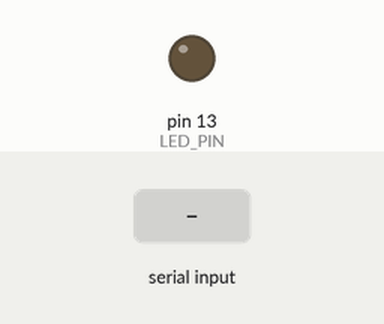
Recording of a sketch running on a simulated Arduino Uno, built with avr-gcc and run on an emulated ATmega328P. Shown: output pins drawn as LEDs (lit = HIGH). Dashed ring = blinking. The test bench sets the inputs (shaded band). EEPROM starts erased.

Above: at 2.2 s.
2.3 s: "fakeact 90\n" received over Serial
At 2.46 s:
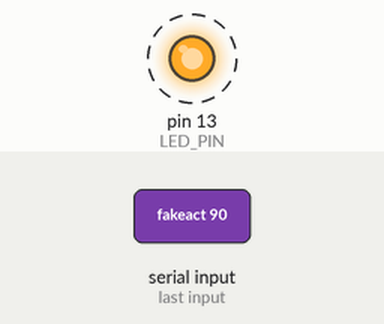
5.3 s: "deact\n" received over Serial
At 6.4 s:
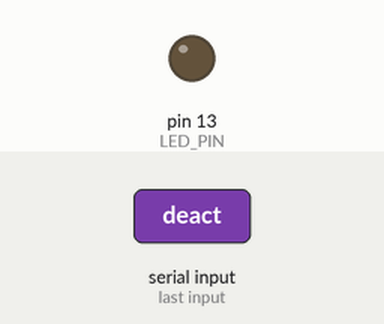
6.8 s: "act 90\n" received over Serial
At 7.6 s:
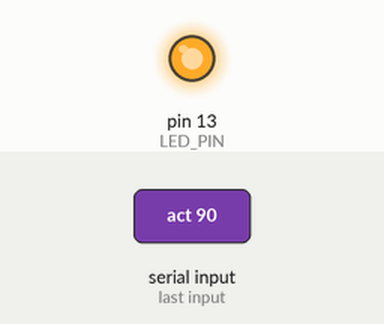
Timing chart, 0 to 9.8 s (numbered marks = the images above; inputs shaded):
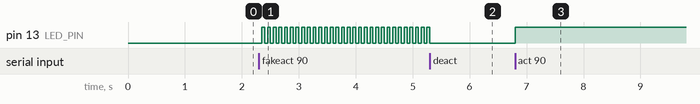

Measured:
- after the input at 2.3 s, pin 13 (LED_PIN): alternates HIGH for 0.05 s and LOW for 0.05 s, starting after 0.05 s
- after the input at 5.3 s, pin 13 (LED_PIN): goes on until 5.3 s, then stays LOW
- after the input at 6.8 s, pin 13 (LED_PIN): LOW → HIGH at once

The sketch:

watchdog.ino
```cpp
// Auduino Watchdog
// Alessandro Ciurlia

#include <EEPROM.h>

/*Definisco i parametri */
#define RESET_PIN 12 //pin usato per il reset
#define LED_PIN 13 //pin usato per il led (a scopo informativo)
#define BUFFER_LENGTH 16 //lunghezza del vettore dove vengono appoggiati i dati in input
#define TRIGGERED_SERVER_BOOTED_COUNTER_EEPROM_ADDRESS 0 //indirizzo EEPROM del contatore di riavii innescati
#define SERVER_BOOTED_COUNTER_EEPROM_ADDRESS 4 //indirizzo EEPROM del contatore di riavvii effettivi
#define LONGEST_DELAY_EEPROM_ADDRESS 8 //indirizzo EEPROM del ritardo più lungo

/* Definisco le variabili globali */
char _inputBuffer[BUFFER_LENGTH]; //vettore dove vengono appoggiati i dati in input
byte _inputIndex = 0; //indice del vettore dove vengono appoggiati i dati in input
boolean _activated = false; //variabile che indica lo stato del whatchdog (attivo/disattivo)
boolean _allowReboot = false; //variabile che indica se è permesso il riavvio
unsigned long _timeout = 0; //tempo limite dopo il quale avviene il riavvio in caso di blocco
unsigned long _lastActivation = 0; //ultima volta che il watchdog è stato attivato
unsigned long _longestDelay = 0; //ritardo più lungo registrato

/* Funzione per leggere dalla EEPROM */
unsigned long readNumberFromEEPROM(int address) {
  /* Leggo i byte dall'EEPROM*/
  byte b1 = EEPROM.read(address);
  byte b2 = EEPROM.read(address+1);
  byte b3 = EEPROM.read(address+2);
  byte b4 = EEPROM.read(address+3);
  /* Salvo i 4 byte letti in un unica variabile unsigned long (32bit=4byte) */
  unsigned long result = ((unsigned long)b1)<<24 | ((unsigned long)b2)<<16 |((unsigned long)b3)<<8 | (unsigned long)b4;
  return result;
}

/* Funzione per scrivere sulla EEPROM */
void writeNumberToEEPROM(unsigned long number, int address) {
  /* Divido il numero a 32 bit che voglio scrivere in 4 byte */
  byte b1 = (byte)(number>>24);
  byte b2 = (byte)(number>>16);
  byte b3 = (byte)(number>>8);
  byte b4 = (byte)number;
  /* Scrivo i byte ottenuti sull EEPROM*/
  EEPROM.write(address, b1);
  EEPROM.write(address+1, b2);
  EEPROM.write(address+2, b3);
  EEPROM.write(address+3, b4);
}

/* Funzione che permette di aggiornare i dati dopo che il dispositivo si è riavviato */
void updateData() {
  delay(1000);
  /* Aggiorno il ritardo più lungo */
  _longestDelay = readNumberFromEEPROM(LONGEST_DELAY_EEPROM_ADDRESS);
  /* Aggiorno il numero di volte che il dispositivo si è riavviato */
  unsigned long n = readNumberFromEEPROM(SERVER_BOOTED_COUNTER_EEPROM_ADDRESS);
  n++;
  writeNumberToEEPROM(n, SERVER_BOOTED_COUNTER_EEPROM_ADDRESS);
}

/* Funzione di inizializzazione */
void setup() {
  /* Setto i pin */
  pinMode(RESET_PIN, OUTPUT);
  pinMode(LED_PIN, OUTPUT);
  /* Setto la seriale */
  Serial.begin(115200);
  /* Aggiorno i dati */
  updateData();
}

/* Funzione per attivare il whatchdog */
void activateWatchdog(int timeout) {
  /* Salvo il tempo limite dopo il quale riavviare in caso di blocco */
  if (timeout >= 10) {
    unsigned long curTime = millis();
    _timeout = ((unsigned long)timeout) * 1000;
    /* Se è già attivo salvo il nuovo ritardo più lungo */
    if (_activated) {
      unsigned long duration = curTime - _lastActivation;
      if (duration > _longestDelay) {
        _longestDelay = duration;
        writeNumberToEEPROM(_longestDelay, LONGEST_DELAY_EEPROM_ADDRESS);
      }
    }
    /* Attivo il watchdog */
    _lastActivation = curTime;
    _activated = true;
  }
}

/* Funzione per disattivare il watchdog */
void deactivateWatchdog() {
  /* Disattivo il watchdog */
  _activated = false;
}

/* Funzione per salvare sul vettore di appoggio definito globalmente il comando preso in input dal server */
char* getInput() {
  /* Salvo il comando nel vettore d'appoggio */
  int readChar = Serial.read();
  while(readChar > 0) {
    char c = (char)readChar;
    if (_inputIndex < BUFFER_LENGTH-2) {
      if (c != '\r' && c!= '\n')
        _inputBuffer[_inputIndex++] = c;
    }
    /* Se il carattere letto è un'andata a capo fermo la lettura e verifico che il vettore non sia vuoto e solo in questo caso lo restituisco */
    if (c == '\n' || c == '\r') {
      _inputBuffer[_inputIndex] = 0;
      if (_inputIndex > 0) {
        _inputIndex = 0;
        return _inputBuffer;
      }
    }
    readChar = Serial.read();
  }
  return 0;
}

/* Funzione per processare il comando preso in input dal server */
void reactToInput(char* input) {
  /* Se il comando è diverso da 0 lo salvo su una stringa */
  if (input != 0) {
    String str(input);
    /* Se la stringa inizia con "data" invio al server i dati del watchdog */
    if (str.startsWith("data")) {
      unsigned long time = millis();
      Serial.print ("Stato: ");
      if (_activated) {
        if (!_allowReboot) {
          Serial.print("Falso ");
        }
        Serial.print("Attivo");
        Serial.print(", Tempo limite di blocco: ");
        Serial.print(_timeout);
        Serial.print(" ms");
      } else {
        Serial.print("Disattivo");
      }
      Serial.print(", Riavii innescati: ");
      Serial.print(readNumberFromEEPROM(TRIGGERED_SERVER_BOOTED_COUNTER_EEPROM_ADDRESS));
      Serial.print(", Riavvi effettivi: ");
      Serial.print(readNumberFromEEPROM(SERVER_BOOTED_COUNTER_EEPROM_ADDRESS));
      Serial.print(", Ritardo più lungo: ");
      Serial.print(_longestDelay);
      Serial.print(" ms");
      Serial.print(", Clock: ");
      Serial.print(time);
      Serial.println(" ms");
      Serial.println("");

    /* Se la stringa inizia con "act" ed è specificato il tempo limite di blocco attivo il watchdog con il permesso di riavvio */
    } else if (str.length() >= 5 && str.startsWith("act ")) {
      String strNum = str.substring(4);
      int num = strNum.toInt();
      _allowReboot = true;
      activateWatchdog(num);

    /* Se la stringa inizia con "fakeact" ed è specificato il tempo limite di blocco attivo il watchdog senza il permesso di riavvio */
    } else if (str.length() >= 9 && str.startsWith("fakeact ")) {
      String strNum = str.substring(8);
      int num = strNum.toInt();
      _allowReboot = false;
      activateWatchdog(num);

    /* Se la stringa inizia con "deact" disattivo il watchdog */
    } else if (str.startsWith("deact")) {
      _allowReboot = false;
      activateWatchdog(10);
      deactivateWatchdog();

     /* Se la stringa inizia con "clear" pulisco la memoria EEPROM */
     } else if (str.startsWith("clear")) {
      writeNumberToEEPROM(0, TRIGGERED_SERVER_BOOTED_COUNTER_EEPROM_ADDRESS);
      writeNumberToEEPROM(0, SERVER_BOOTED_COUNTER_EEPROM_ADDRESS);
      _longestDelay = 0;
      writeNumberToEEPROM(_longestDelay, LONGEST_DELAY_EEPROM_ADDRESS);
    }
  }
}

/* Funzione operativa del watchdog */
void watchdog() {
  /* Se il watchdog è attivo calcolo la durata tra una risposta e l'altra del server */
  if (_activated) {
    unsigned long time = millis();
    unsigned long duration = time - _lastActivation;
    /* Se non è permesso il riavvio faccio lampeggiare il led*/
    if (!_allowReboot) {
      bool ledflash = time%100 < 50;
      if (ledflash)
        digitalWrite(LED_PIN, LOW);
      else
        digitalWrite(LED_PIN, HIGH);
    /* altimenti lo lascio fisso acceso */
    } else {
      digitalWrite(LED_PIN, HIGH);
    }
    /* Se la durata tra una risposta e l'altra è maggiore del tempo limite di blocco allora disattivo il watchdog */
    if (duration > _timeout) {
      deactivateWatchdog();
      /* Aggiorno il numero di riavvii innescati */
      unsigned long numReboots = readNumberFromEEPROM(TRIGGERED_SERVER_BOOTED_COUNTER_EEPROM_ADDRESS);
      numReboots++;
      writeNumberToEEPROM(numReboots, TRIGGERED_SERVER_BOOTED_COUNTER_EEPROM_ADDRESS);
      /* Riavvio il server se è permesso */
      if (_allowReboot) {
        digitalWrite(RESET_PIN, HIGH);
        delay(1000);
        digitalWrite(RESET_PIN, LOW);
      }
    }
  /* Se i watchdog non è attivo lascio il led spento */
  } else {
    digitalWrite(LED_PIN, LOW);
  }
}

/* Funzione iterativa */
void loop() {
  /* Ottengo l'input */
  char* input = getInput();
  /* Lo processo */
  reactToInput(input);
  /* Lancio la funzione operativa del watchdog */
  watchdog();
}
```
